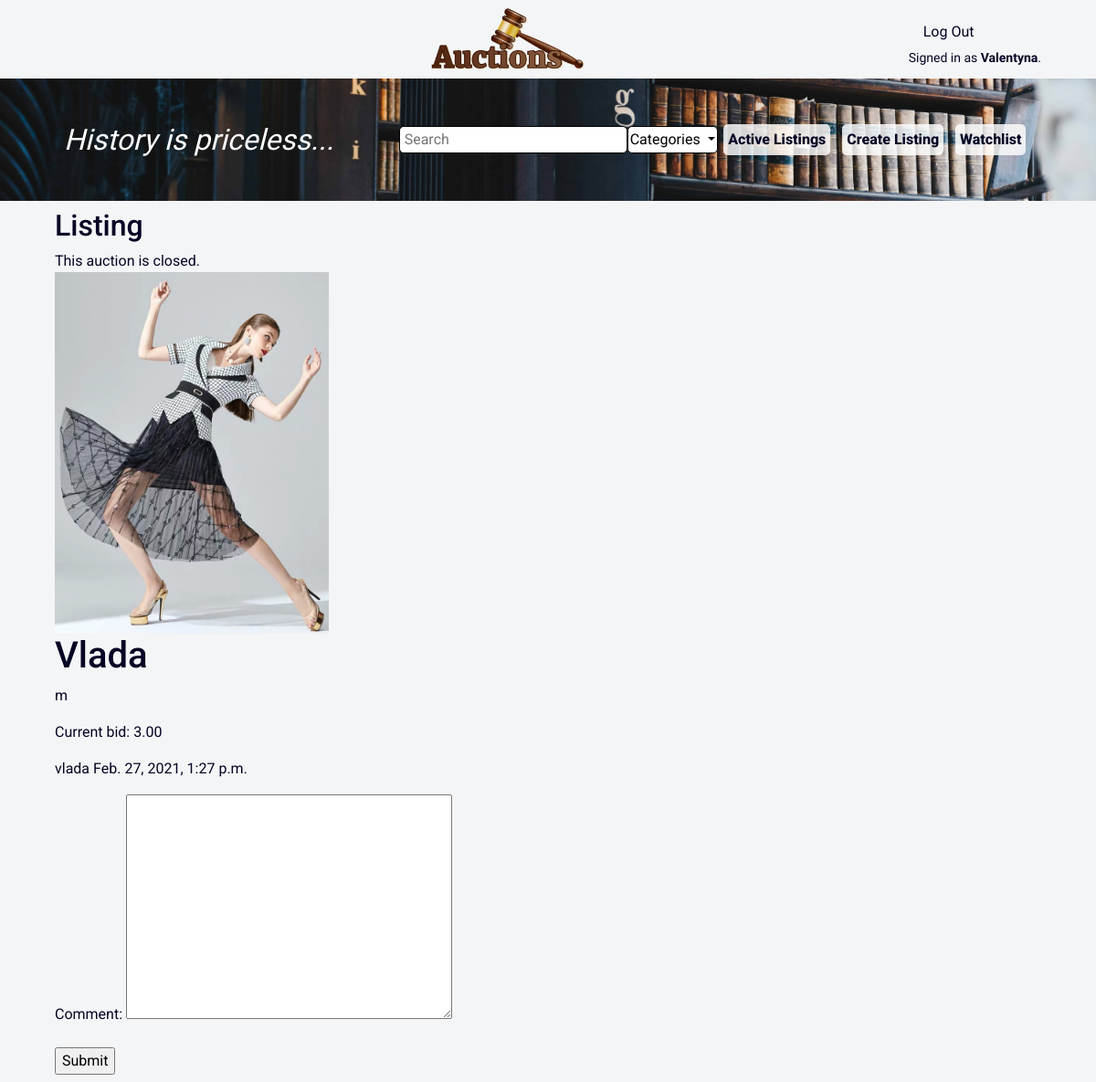
The app's page /item/Vlada (signed in) with its own data.
### auctions/models.py (models this page shows, shortened)
class User(AbstractUser):
    pass

class Listing(models.Model):
    title = models.CharField(max_length=64)
    description = models.TextField(max_length=500)
    image = models.ImageField(default='default.png')
    start_bid = models.DecimalField(max_digits=12, decimal_places=2)
    date_created = models.DateTimeField(default=timezone.now)
    category = models.ForeignKey(Category, default=None, on_delete=models.CASCADE)
    user = models.ForeignKey(User, on_delete=models.CASCADE)
    comment = models.ManyToManyField(Comment, default=None)
    bid = models.ManyToManyField(Bid, default=None)
    status = models.BooleanField(default=False)

### auctions/views.py (the view, shortened to what this page needs)
# urls.py: path("item/<str:listing_title>", views.item, name="item"),
@login_required(login_url='/login')
def item(request, listing_title):
    listing = Listing.objects.get(title=listing_title)
    return render(request, "auctions/item.html", {
        "listing": listing,
        "form": LeaveComment(),
        "bid": Bid(),
        "categories": Category.objects.all(),
        "watchlist": Watchlist.objects.get(user=request.user)
    })

### auctions/forms.py
class LeaveComment(ModelForm):
    class Meta:
        model = Comment
        fields = ['comment']

class Bid(ModelForm):
    class Meta:
        model = Bid
        fields = ['bid']

### auctions/models.py (called while the page is built)
    def __str__(self):
        return self.category

### auctions/templates/auctions/item.html (shortened to what this page needs)
{% extends "auctions/layout.html" %}
{% block body %}
<div class="background">
  <div class="margin flex">
      <div class="flex1">
          <div class="history">History is priceless...</div>
      </div>
      <div class="flex flex2">
          <form action="{% url 'search' %}">
              <input class="search" type="text" name="q" placeholder="Search">
          </form>
          <div class="dropdown">
              <button class="categories dropdown-toggle" type="button" id="dropdownMenuButton" data-toggle="dropdown" aria-haspopup="true" aria-expanded="false">
                  Categories
              </button>
          </div>
          <a class="flex-item" href="{% url 'index' %}">Active Listings</a>
          <a class="flex-item" href="{% url 'create' %}">Create Listing</a>
          <a class="flex-item" href="{% url 'watchlist' %}">Watchlist</a>
      </div>
  </div>
</div>
<div class="margin">
  <h2>Listing</h2>
<div>
  {% if listing.status == True %}
    This auction is closed.
  {% endif %}
</div>
<div>
  <img src="{{ listing.image.url }}" alt="image" style="width: 300px; height: 300;">
  <h1>{{ listing.title }}</h1>
  <p>{{ listing.description }}</p>
  Current bid: {{ listing.start_bid }}</p>
  <p>{{ listing.user }} {{ listing.date_created }}</p>
</div>
<form action="{% url 'comment' listing.title %}" method="POST">
  {{ form.as_p }}
  <input type="submit" value="Submit">
</form>
{% endblock %}

### auctions/templates/auctions/layout.html (shortened to what this page needs)
{% load static %}
<!DOCTYPE html>
<html lang="en">
    <head>
        <link rel="stylesheet" href="https://stackpath.bootstrapcdn.com/bootstrap/4.4.1/css/bootstrap.min.css">
        <link href="{% static 'auctions/styles.css' %}" rel="stylesheet">
    </head>
    <body>
    <div class="margin flex">
        <a href="{% url 'index' %}"><img class="logo" src="{% static 'auctions/images/AuctionsLogo.png' %}" alt="logo"></a>
        <div>
            <ul class="nav">
                {% if user.is_authenticated %}
                <li class="nav-item">
                    <a class="nav-link" href="{% url 'logout' %}">Log Out</a>
                </li>
                {% endif %}
            </ul>
            {% if user.is_authenticated %}
            <h6>Signed in as <strong>{{ user.username }}</strong>.</h6>
            {% else %}
            <h6>Not signed in.</h6>
            {% endif %}
        </div>
    </div>
        {% block body %}
        {% endblock %}
    </body>
</html>

### auctions/static/auctions/styles.css (style rules this page uses)
body { background-color: #2533440c; font-family: Roboto; color: rgb(4, 4, 36) }
a { color: rgb(4, 4, 36) }
.logo { height: 70px; }
h6 { font-family: Arapey; font-size: 14px; margin: 0; }
.history { font-family: Arapey; font-style: italic; font-size: 2rem; color: white; }
.background .flex-item { font-size: 1rem; font-weight: 800; background-color: rgba(255, 255, 255, 0.815); padding: 5px; border-radius: 5px; }
.flex { display: flex; justify-content: space-between; align-items: center; flex-wrap: wrap; }
.margin { margin: 1vh 5vw; }
.flex1 { margin-top: 5vh 0; flex: 1; padding: 10px; }
.flex2 { margin: 5vh 0; flex: 2; padding: 10px; }
.background { background-image: url('images/books.jpg'); background-repeat: no-repeat; background-size: 100%; }
.flex-item { margin: auto; padding: 15px; }
.search { width: 250px; padding: 2px 5px; outline: none; border: 0.5px solid black; border-radius: 5px; }
.categories { padding: 2px; border: 0.5px solid black; background-color: white; border-radius: 5px; }
img { object-fit: contain; }

### records on screen
User: username "Valentyna"
Listing: image (picture), title "Vlada", description "m", start_bid "3.00", user "vlada", date_created "Feb. 27, 2021, 1:27 p.m."
